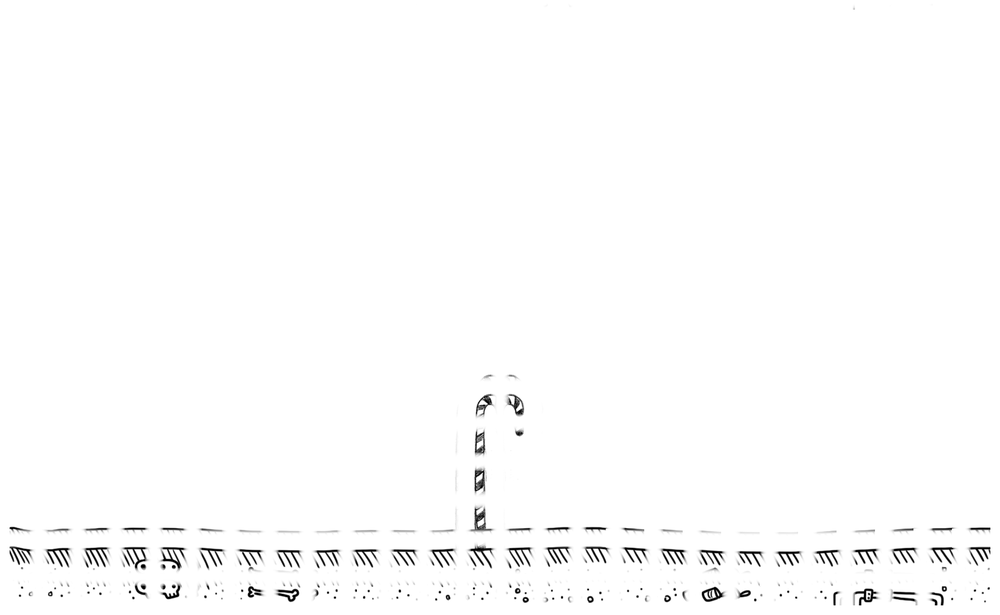
#> input picture images/first_baked.png, 1000 x 615 px, shrunk from 1664 x 1024 before the run; its folder holds only this picture in this run
$ python bake_tiles.py ../images/first_baked.png   (Python 2 division)
#> lines starting #> are read from the running program, lines starting #| are printed output that depends on the picture
#!/usr/bin/python
from PIL import Image
from itertools import product
import math, os, sys

# take an image and render "fuzzy tiles" which are rendered in-game

def open_image(path):
#> called with path = '../images/first_baked.png'
	result = Image.open(path)
#> result is the input picture: PIL image 1000x615 RGBA; mean R, G, B, A 0, 0, 0, 2.8
	return result if result.mode == 'RGBA' else result.convert('RGBA')

def xyrange(x,y):
	return product(xrange(x), xrange(y))

def modulate(color, u):
	r,g,b,a = color
	u = u*u*u*u
	return (r, g, b, int(u*a))

def bake(path):
	src = open_image(path)
	w,h = src.size
#> w = 1000; h = 615
	tw = w>>5
#> tw = 31
	th = h>>5
#> th = 19
	tiles = [ src.crop((32*x, 32*y, 32*x+32, 32*y+32)) for y,x in xyrange(th, tw) ]
#> tiles = 589 items
	pixels = [ tile.load() for tile in tiles ]
#> pixels = 589 items
	def tileat(x,y): return tiles[x + y*tw]
	def pixat(x,y): return pixels[x + y*tw]
	dst = Image.new('RGBA', (64*tw, 64*th))
#> dst: PIL image 1984x1216 RGBA; every value is 0
	for i,tile in enumerate(tiles):
		sys.stdout.write('.')
		sys.stdout.flush()
		tx = i % tw
		ty = (i-tx) / tw
		result = Image.new('RGBA', (64, 64))
		result.paste(tile, (16,16))
		r = result.load()

		#NSEW NEIGHBORS

		if tx > 0:
			p = pixat(tx-1, ty)
			for y,x in xyrange(32,16):
				r[x,y+16] = modulate(p[x+16,y], x/16.0)

		if tx < tw-1:
			p = pixat(tx+1, ty)
			for y,x in xyrange(32,16):
				r[x+16+32,y+16] = modulate(p[x,y], 1.0-x/16.0)

		if ty > 0:
			p = pixat(tx, ty-1)
			for y,x in xyrange(16,32):
				r[x+16,y] = modulate(p[x,y+16], y/16.0)

		if ty < th-1:
			p = pixat(tx, ty+1)
			for y,x in xyrange(16,32):
				r[x+16,y+16+32] = modulate(p[x,y], 1.0-y/16.0)

		# CORNER NEIGHBORS

		if tx > 0 and tx > 0:
			p = pixat(tx-1, ty-1)
			for y,x in xyrange(16,16):
				r[x,y] = modulate(p[16+x,16+y], (x/16.0)*(y/16.0))

		if tx > 0 and ty < th-1:
			p = pixat(tx-1, ty+1)
			for y,x in xyrange(16,16):
				r[x,y+16+32] = modulate(p[16+x,y], (x/16.0)*(1.0-y/16.0))

		if tx < th-1 and tx > 0:
			p = pixat(tx+1, ty-1)
			for y,x in xyrange(16,16):
				r[x+16+32,y] = modulate(p[x,16+y], (1.0-x/16.0)*(y/16.0))

		if tx < th-1 and ty < th-1:
			p = pixat(tx+1, ty+1)
			for y,x in xyrange(16,16):
				r[x+16+32,y+16+32] = modulate(p[x,y], (1.0-x/16.0)*(1.0-y/16.0))

		dst.paste(result, (64*tx, 64*ty))
#> this loop made 589 passes
#> (tx, ty) on pass 1: (0, 0)
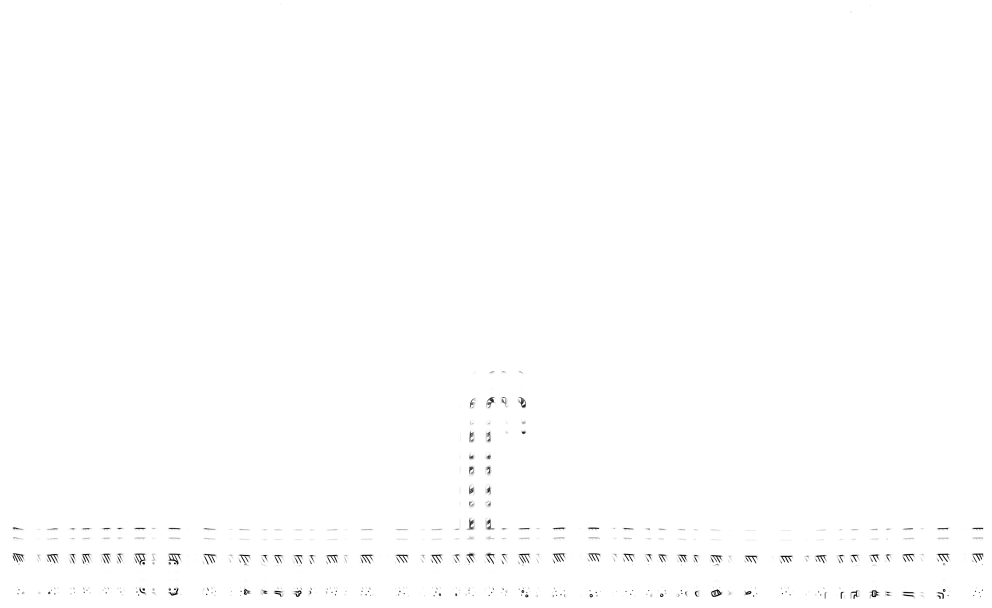
#> dst: PIL image 1984x1216 RGBA (shown at 1/2 size); mean R, G, B, A 0, 0, 0, 0.9; transparent parts drawn white
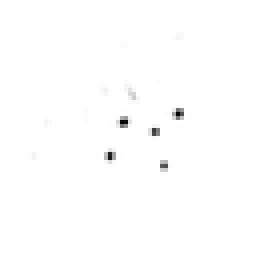
#> result: PIL image 64x64 RGBA (shown 4 times larger); mean R, G, B, A 0, 0, 0, 1.2; transparent parts drawn white

	sys.stdout.write('\n')
	d,f = os.path.split(path)
	n,ext = os.path.splitext(f)
	dst.save('images/%s_baked.png' % n)

if __name__ == '__main__':
	for path in sys.argv[1:]:
		bake(path)
